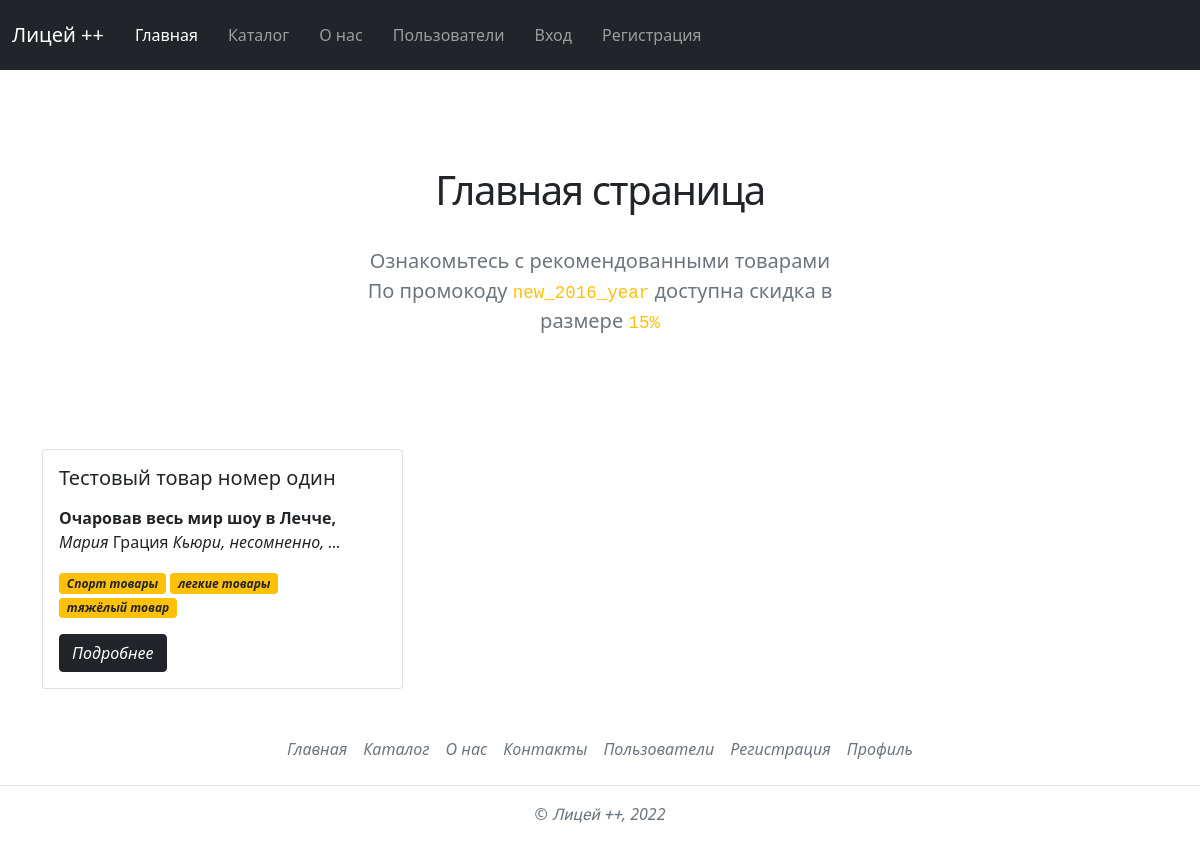
The page / on the database its author committed.
### catalog/models.py (models this page shows, shortened)
class Item(Published):
    name = models.CharField(
        verbose_name='Название товара',
        max_length=150
    )
    text = models.TextField(
        verbose_name='Текст',
        help_text='Минимум два слова. Обязательно должно содержаться слово превосходно или роскошно', validators=(validate_required_words, validate_words_count)
    )
    tags = models.ManyToManyField(
        verbose_name='Теги',
        to='Tag',
        related_name='items'
    )
    category = models.ForeignKey(
        verbose_name='Категория',
        to='Category',
        related_name='items',
        on_delete=models.RESTRICT
    )
    upload = ImageField(upload_to='uploads/', null=True)
    def get_image_250x250(self):
        return get_thumbnail(self.upload, '250x250', crop='center', quality=51)
    def img_tmb(self):
        if self.upload:
            return mark_safe(f'<img src="{self.upload.url}" width="50">')
        return 'Нет изображений'
    img_tmb.short_description = 'превью'
    img_tmb.allow_tags = True
    objects = ItemManager()
    class Meta:
        verbose_name = 'товар'
        verbose_name_plural = 'товары'

class Tag(Slug, Published, Name):
    objects = TagManager()
    def __str__(self) -> str:
        if self.name:
            return self.name
        return self.slug
    class Meta:
        verbose_name = 'тег'
        verbose_name_plural = 'теги'

### homepage/views.py (the view)
# urls.py: path('', views.Home.as_view(), name='home'),
class Home(TemplateView):
    template_name = 'homepage/home.html'
    def get_context_data(self):
        ids = list(Item.objects.filter(is_published=True).values_list('pk', flat=True))
        shuffle(ids)
        return {'items': Item.objects.published_item_and_tags().filter(id__in=ids[:3])}

### catalog/models.py (called while the page is built)
    def published_tags(self):
        return self.filter(is_published=True)

    def published_item_and_tags(self):
        return self.filter(is_published=True).prefetch_related(
            Prefetch(
                'tags',
                queryset=Tag.objects.published_tags()
            )
        )

### catalog/templatetags/catalog_extras.py (called while the page is built)
@register.filter
def render_markdown(value):
    return markdown(value)

### users/context_processors.py (called while the page is built)
def get_birthday_people(request):
    birthday_people = Profile.objects.filter(
        birthday__endswith=datetime.now().strftime("-%m-%d"),
        private_profile=False,
    ).prefetch_related('user')
    return {'birthday_people': birthday_people}

### templates/homepage/home.html (shortened to what this page needs)
{% extends 'base.html' %}
{% block content %}
<div class="container">
    <section class="py-5 text-center container">
        <div class="row py-lg-5">
            <div class="col-lg-6 col-md-8 mx-auto">
                <h1 class="lyceum_font">Главная страница</h1>
                <p class="lead text-muted">Ознакомьтесь с рекомендованными товарами<br>По промокоду <code>new_2016_year</code> доступна скидка в размере <code>15%</code></p>
            </div>
        </div>
    </section>
    {% include 'core/item_list_base.html' %}
</div>
{% endblock %}

### templates/core/item_list_base.html (shortened to what this page needs)
{% load catalog_extras %}
<div class="row row-cols-1 row-cols-sm-2 row-cols-md-3 g-3">
{% for item in items %}
    <div class="col">
        <div class="card">
            <div class="card-body">
                <h5 class="card-title">{{ item.name }}</h5>
                <p class="card-text">{{ item.text|render_markdown|safe|truncatewords:10 }}</p>
                <p><span class="badge bg-warning text-dark">
                    {{ item.tags.all|join:'</span> <span class="badge bg-warning text-dark">' }}
                </span></p>
                <a href="{% url 'item_detail' pk=item.id %}" class="btn btn-dark">Подробнее</a>
            </div>
        </div>
    </div>
{% empty %}
    <div class="alert alert-danger" role="alert">Список пуст. Эй, админ, добавь инфы!</div>
{% endfor %}
</div>

### static/css/main.css (style rules this page uses)
* { margin: 0; padding: 0; }
html, body { height: 100%; }
.lyceum_font { font-family: 'Menoe Grotesque Pro', system-ui, Arial, sans-serif; letter-spacing: -0.035em; -webkit-font-smoothing: antialiased; margin: 0; font-weight: inherit; margin-block-end: 0.8em; display: block; }

### templates/homepage/home.html (style rules this page uses)
code { color: var(--bs-warning); }

### rows shown on the page
Item: name "Тестовый товар номер один", text|render_markdown "Очаровав весь мир шоу в Лечче, Мария Грация Кьюри, несомненно, …", tags.all "Спорт товары легкие товары тяжёлый товар"
